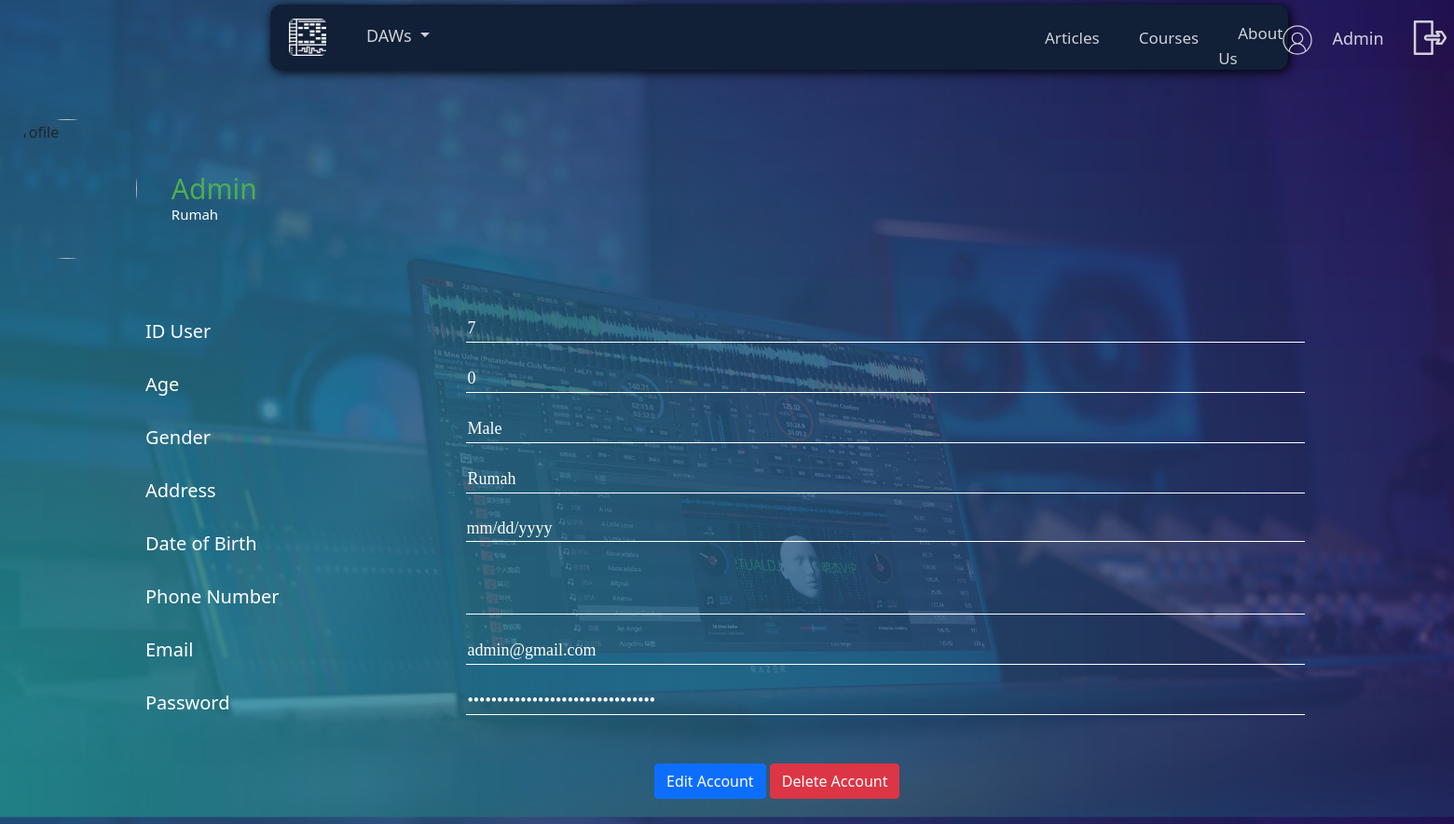
The page /user_account.php (signed in) on the database its author committed.
### tables this page shows
CREATE TABLE `users` (
  `id` int(11) NOT NULL,
  `name` varchar(100) NOT NULL,
  `email` varchar(100) DEFAULT NULL,
  `password` varchar(50) DEFAULT NULL,
  `age` int(10) NOT NULL,
  `gender` enum('Male','Female') NOT NULL,
  `address` text NOT NULL,
  `date_birth` date DEFAULT NULL,
  `phone` varchar(20) NOT NULL,
  `photo` varchar(50) NOT NULL,
  `level` varchar(50) NOT NULL
);

### user_account.php (the view, shortened to what this page needs)
<?php
include 'conn.php';
include 'navbar.php';
?>
<!DOCTYPE html>
<html lang="en">
<head>
    <link rel="stylesheet" type="text/css" href="user_account.css">
    <link rel="stylesheet" type="text/css" href="user_account.css">
    <link rel="stylesheet" type="text/css" href="https://cdnjs.cloudflare.com/ajax/libs/font-awesome/5.15.3/css/all.min.css">
</head>
<body>
    <?php
        $qry=mysqli_query($conn,"select * from users where email = '".$_SESSION['email']."'");
        $qry_users=mysqli_query($conn,"select * from users where email = '".$_SESSION['email']."'");
        $dt_users=mysqli_fetch_array($qry);
    ?>
    <div class="container">
        <br><br><br><br>
        <div class="prof">
            <div class="flip-card">
                    <div class="flip-card-inner">
                        <div class="flip-card-front">
                            <br>
                            <br>
                        <?php if(!$dt_users['photo']) {?>
                            <img src="usericon.jpg" alt="Profile" class="profil">
                        <?php }else{ ?>
                            <img src="<?php echo "".$dt_users['photo']; ?>" alt="Profile User" class="profil">
                        <?php } ?>
                            </div>
                        </div>
                    </div>
            </div>
            <div class="identity">
                <h3 class="name" style="color: #4CAF50;"><?=$dt_users['name']?></h3>
                <p class="job"><?=$dt_users['address']?></p>
            </div>
        </div>
    <div class="profile">
        <div class="quest">
            <br>
            <h3>ID User</h3>
            <h3>Age</h3>
            <h3>Gender</h3>
            <h3>Address</h3>
            <h3>Date of Birth</h3>
            <h3>Phone Number</h3>
            <h3>Email</h3>
            <h3>Password</h3>
        </div>
        <div class="form">
            <input type="text" name="id" value="<?=$dt_users['id']?>" readonly>
            <br>
            <input type="number" name="age" value="<?=$dt_users['age']?>" readonly>
            <br>
            <input type="text" name="gender" value="<?=$dt_users['gender']?>" readonly>
            <br>
            <input type="text" name="address" value="<?=$dt_users['address']?>" readonly>
            <br>
            <input type="date" name="date_birth" value="<?=$dt_users['date_birth']?>" readonly>
            <br>
            <br>
            <input type="text" name="phone_number" value="<?=$dt_users['phone']?>" readonly>
            <br>
            <input type="email" name="email" value="<?=$dt_users['email']?>" readonly>
            <br>
            <input type="password" name="password" value="<?=$dt_users['password']?>" readonly>
            <br>
        </div>
    </div>
    <div class="bg">
        <div class="button">
                <a href="register2.php"><button class="btn btn-primary" type="submit">Edit Account</button></a>
                <a href="delete_account.php"><button class="btn btn-danger" onclick="return confirm('Are you sure to delete your account?')">Delete Account</button></a>
            </div>
        </div>
</body>
</html>

### style3.css (style rules this page uses)
body { animation: transitionIn 0s; width: 100%; height: 100%; grid-column: auto; }
body { background-image: url(images/tes.png); background-size: cover; padding: 0px; }
a { text-decoration: none; }

### user_account.css (style rules this page uses)
body { background-image: url('images/main-bg-log.jpg'); margin: 0; padding: 0px; font-family: 'Segoe UI', Tahoma, Geneva, Verdana, sans-serif; }
a { text-decoration: none; }
.bg { width: 100%; height: 100px; background-size: cover; }
.prof { width: 90%; height: 150px; background-color: transparent; display: flex; position: relative; margin: -7% auto 20px auto; }
.profil { width: 150px; height: 150px; border-radius: 50%; margin-top: 35%; margin-left: -200px; }
.identity { margin-left: 4%; margin-top: -5%; }
.name { font-size: 30px; color: white; }
.job { font-weight: lighter; color: white; font-size: 15px; margin-top: -10px; }
.profile { display: flex; position: relative; margin-top: 0%; width: 80%; margin : 5% auto 20px auto; }
.profile .quest h3 { color: white; font-size: 20px; margin-bottom: 33px; }
.form { margin-top: 18px; margin-left: 200px; }
input { margin-bottom: 0%; width: 900px; font-size: 18px; border-bottom: 1px solid white; text-align: left; font-family: calibri; display: block; border-top :none; border-left: none; border-right: none; outline: none; background: none; color: white; font-weight: lighter; }
.button { margin-left: 45%; }

### rows shown on the page
users: name "Admin", address "Rumah", id "7", age "0", gender "Male", email "admin@gmail.com"

### other values the page prints
$_SESSION['name'] "Admin"
